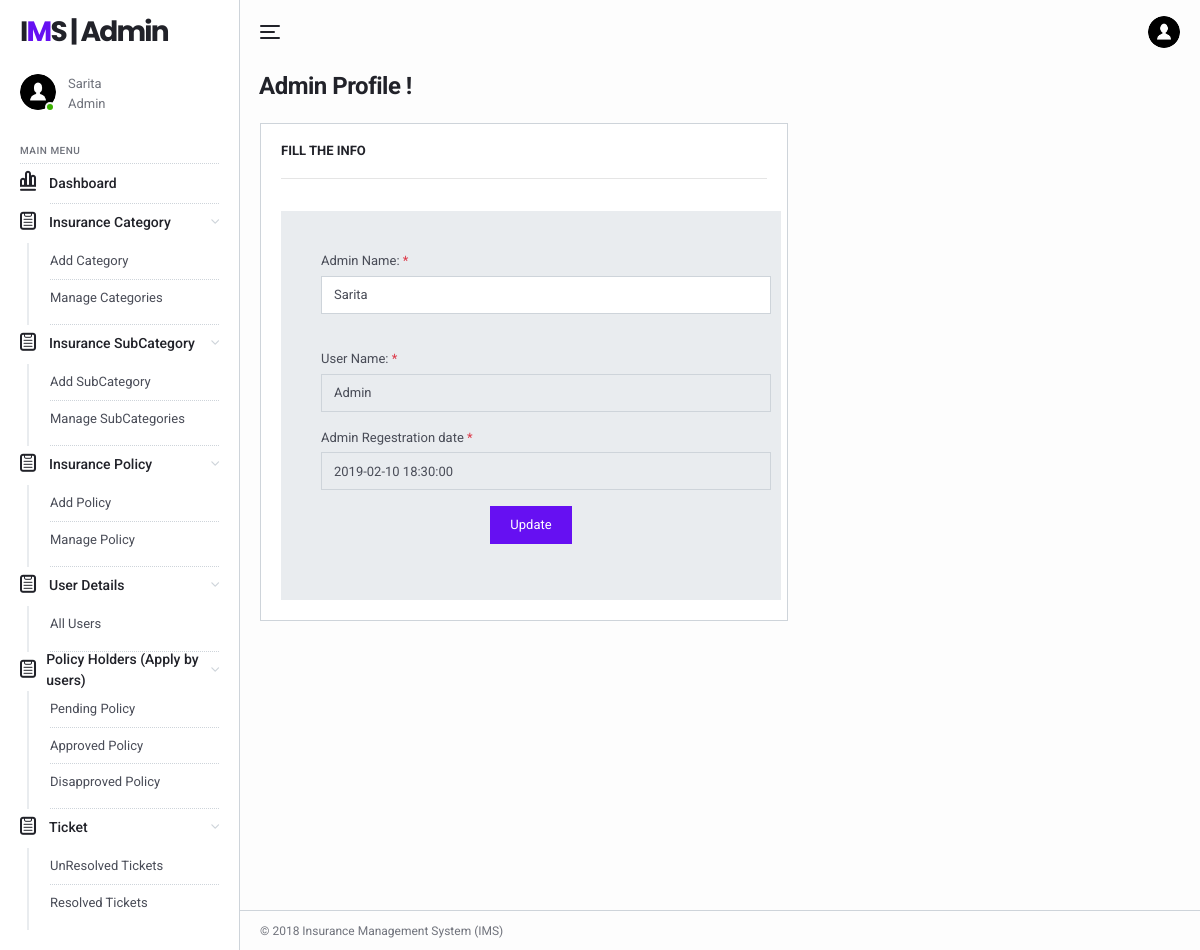
The app's page /ims/admin/adminprofile.php (signed in) with its own data.
### tables this page shows
CREATE TABLE `tblimsadmin` (
  `ID` int(11) NOT NULL,
  `AdminName` varchar(120) DEFAULT NULL,
  `AdminUsername` varchar(45) DEFAULT NULL,
  `Password` varchar(45) DEFAULT NULL,
  `AdminRegdate` timestamp NULL DEFAULT CURRENT_TIMESTAMP
);

### ims/admin/adminprofile.php (the view, shortened to what this page needs)
<?php
include('includes/dbconnection.php');
if (strlen($_SESSION['aid']==0)) {
  header('location:logout.php');
  } else{
  ?>
<!DOCTYPE html>
<html lang="en">
  <head>
    <link href="../lib/fontawesome-free/css/all.min.css" rel="stylesheet">
    <link href="../lib/ionicons/css/ionicons.min.css" rel="stylesheet">
    <link href="../lib/typicons.font/typicons.css" rel="stylesheet">
    <link href="../lib/morris.js/morris.css" rel="stylesheet">
    <link href="../lib/flag-icon-css/css/flag-icon.min.css" rel="stylesheet">
    <link href="../lib/jqvmap/jqvmap.min.css" rel="stylesheet">
    <link rel="stylesheet" href="../css/azia.css">
  </head>
  <body class="az-body az-body-sidebar">
<?php include_once('includes/sidebar.php');?>
    <div class="az-content az-content-dashboard-two">
<?php include_once('includes/header.php');?>
      <div class="az-content-header d-block d-md-flex">
        <div>
          <h2 class="az-content-title mg-b-5 mg-b-lg-8">Admin Profile !</h2>
        </div>
      </div>
      <div class="az-content-body">
        <div class="row row-sm mg-b-20 mg-lg-b-0">
          <div class="col-md-12 col-xl-7">
            <div class="card card-table-two">
              <h6 class="card-title"> Fill the Info</h6>
              <hr />
 <form method="post" action="" name="changepassword">
  <?php
$adminid=$_SESSION['aid'];
$ret=mysqli_query($con,"select * from tblimsadmin where ID='$adminid'");
while ($row=mysqli_fetch_array($ret)) {
?>
         <div class="d-flex flex-column wd-md-500 pd-30 pd-sm-40 bg-gray-200">
               <div class="form-group">
                  <label class="form-label">Admin Name: <span class="tx-danger">*</span></label>
                  <input type="text" name="adminname" class="form-control wd-450" required= "true" value="<?php  echo $row['AdminName'];?>">
                </div><br />
               <div class="form-group">
                  <label class="form-label">User Name: <span class="tx-danger">*</span></label>
                  <input type="text" name="username" class="form-control wd-450" readonly="true" value="<?php  echo $row['AdminUsername'];?>">
                </div>
                <div class="form-group">
                  <label class="form-label">Admin Regestration date <span class="tx-danger">*</span></label>
                  <input type="text" name="AdminRegdate" class="form-control wd-450" readonly= "true" value="<?php  echo $row['AdminRegdate'];?>">
                </div>
          <?php } ?>
            <div class="form-group" align="center">
              <button type="submit" name="submit" class="btn btn-az-primary pd-x-20">Update</button>
            </div>
              </div>
          </form>
            </div>
          </div>
        </div>
      </div>
    <?php include_once('includes/footer.php');?>
    </div>
  </body>
</html>
<?php }  ?>

### ims/admin/includes/sidebar.php
  <div class="az-sidebar">
      <div class="az-sidebar-header">
        <a href="#" class="az-logo">I<span>M</span>S | Admin</a>
      </div>
      <div class="az-sidebar-loggedin">
        <div class="az-img-user online"><img src="../img/user.png" alt=""></div>
        <div class="media-body">
                      <?php
$adminid=$_SESSION['aid'];
$ret=mysqli_query($con,"select AdminName from tblimsadmin where ID='$adminid'");
$row=mysqli_fetch_array($ret);
$name=$row['AdminName'];
?>
                  <span><?php echo $name; ?></span>
          <span>Admin</span>
        </div>
      </div>
      <div class="az-sidebar-body">
        <ul class="nav">
          <li class="nav-label">Main Menu</li>
            <li class="nav-item show">
            <a href="dashboard.php" class="nav-link"><i class="typcn typcn-chart-bar-outline"></i>Dashboard</a>
          </li>
          <li class="nav-item show">
            <a href="#" class="nav-link with-sub"><i class="typcn typcn-clipboard"></i>Insurance Category</a>
            <nav class="nav-sub">
              <a href="add-category.php" class="nav-sub-link">Add Category</a>
              <a href="manage-categories.php" class="nav-sub-link">Manage Categories</a>
            </nav>
          </li>
<li class="nav-item show">
            <a href="#" class="nav-link with-sub"><i class="typcn typcn-clipboard"></i>Insurance SubCategory</a>
            <nav class="nav-sub">
              <a href="add-subcategory.php" class="nav-sub-link">Add SubCategory</a>
              <a href="manage-subcategories.php" class="nav-sub-link">Manage SubCategories</a>
            </nav>
<li class="nav-item show">
            <a href="#" class="nav-link with-sub"><i class="typcn typcn-clipboard"></i>Insurance Policy</a>
            <nav class="nav-sub">
              <a href="policyform.php" class="nav-sub-link">Add Policy</a>
              <a href="manage-policyform.php" class="nav-sub-link">Manage Policy</a>
            </nav>
          </li>
          <li class="nav-item show">
            <a href="" class="nav-link with-sub"><i class="typcn typcn-clipboard"></i>User Details</a>
            <nav class="nav-sub">
              <a href="user-detail.php" class="nav-sub-link">All Users</a>
            </nav>
          </li>
<li class="nav-item show">
            <a href="#" class="nav-link with-sub"><i class="typcn typcn-clipboard"></i>Policy Holders (Apply by users)</a>
            <nav class="nav-sub">
              <a href="pending-policy.php" class="nav-sub-link">Pending Policy</a>
            <a href="approve-policy.php" class="nav-sub-link">Approved Policy</a>
            <a href="disapprove-policy.php" class="nav-sub-link">Disapproved Policy</a>
            </nav>
          </li>
          <li class="nav-item show">
            <a href="" class="nav-link with-sub"><i class="typcn typcn-clipboard"></i>Ticket</a>
            <nav class="nav-sub">
              <a href="unresolved-tickets.php" class="nav-sub-link">UnResolved Tickets</a>
              <a href="resolved-tickets.php" class="nav-sub-link">Resolved Tickets</a>
            </nav>
          </li>
        </ul>
      </div>
    </div>

### records on screen
tblimsadmin: AdminName "Sarita", adminname "Sarita", username "Admin", AdminRegdate "2019-02-10 18:30:00"
